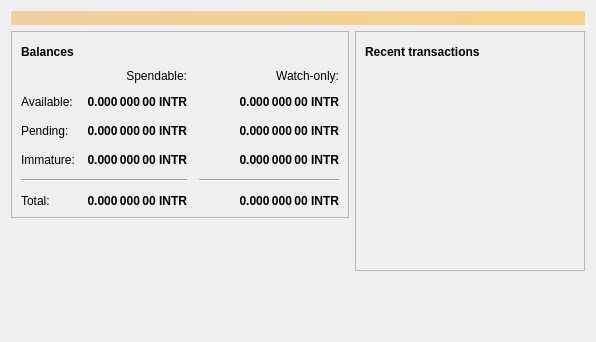
<?xml version="1.0" encoding="UTF-8"?>
<ui version="4.0">
 <class>OverviewPage</class>
 <widget class="QWidget" name="OverviewPage">
  <property name="geometry">
   <rect>
    <x>0</x>
    <y>0</y>
    <width>596</width>
    <height>342</height>
   </rect>
  </property>
  <property name="windowTitle">
   <string>Form</string>
  </property>
  <layout class="QVBoxLayout" name="topLayout">
   <item>
    <widget class="QLabel" name="labelAlerts">
     <property name="visible">
      <bool>false</bool>
     </property>
     <property name="styleSheet">
      <string notr="true">QLabel { background-color: qlineargradient(x1: 0, y1: 0, x2: 1, y2: 0, stop:0 #F0D0A0, stop:1 #F8D488); color:#000000; }</string>
     </property>
     <property name="wordWrap">
      <bool>true</bool>
     </property>
     <property name="margin">
      <number>3</number>
     </property>
     <property name="textInteractionFlags">
      <set>Qt::TextSelectableByMouse</set>
     </property>
    </widget>
   </item>
   <item>
    <layout class="QHBoxLayout" name="horizontalLayout" stretch="1,1">
     <item>
      <layout class="QVBoxLayout" name="verticalLayout_2">
       <item>
        <widget class="QFrame" name="frame">
         <property name="frameShape">
          <enum>QFrame::StyledPanel</enum>
         </property>
         <property name="frameShadow">
          <enum>QFrame::Raised</enum>
         </property>
         <layout class="QVBoxLayout" name="verticalLayout_4">
          <item>
           <layout class="QHBoxLayout" name="horizontalLayout_4">
            <item>
             <widget class="QLabel" name="label_5">
              <property name="font">
               <font>
                <weight>75</weight>
                <bold>true</bold>
               </font>
              </property>
              <property name="text">
               <string>Balances</string>
              </property>
             </widget>
            </item>
            <item>
             <widget class="QPushButton" name="labelWalletStatus">
              <property name="enabled">
               <bool>true</bool>
              </property>
              <property name="maximumSize">
               <size>
                <width>30</width>
                <height>16777215</height>
               </size>
              </property>
              <property name="toolTip">
               <string>The displayed information may be out of date. Your wallet automatically synchronizes with the Introveriumcoin network after a connection is established, but this process has not completed yet.</string>
              </property>
              <property name="text">
               <string/>
              </property>
              <property name="icon">
               <iconset resource="../bitcoin.qrc">
                <normaloff>:/icons/warning</normaloff>
                <disabledoff>:/icons/warning</disabledoff>:/icons/warning</iconset>
              </property>
              <property name="iconSize">
               <size>
                <width>24</width>
                <height>24</height>
               </size>
              </property>
              <property name="flat">
               <bool>true</bool>
              </property>
             </widget>
            </item>
            <item>
             <spacer name="horizontalSpacer_3">
              <property name="orientation">
               <enum>Qt::Horizontal</enum>
              </property>
              <property name="sizeHint" stdset="0">
               <size>
                <width>40</width>
                <height>20</height>
               </size>
              </property>
             </spacer>
            </item>
           </layout>
          </item>
          <item>
           <layout class="QGridLayout" name="gridLayout">
            <property name="spacing">
             <number>12</number>
            </property>
            <item row="2" column="2">
             <widget class="QLabel" name="labelWatchPending">
              <property name="font">
               <font>
                <weight>75</weight>
                <bold>true</bold>
               </font>
              </property>
              <property name="cursor">
               <cursorShape>IBeamCursor</cursorShape>
              </property>
              <property name="toolTip">
               <string>Unconfirmed transactions to watch-only addresses</string>
              </property>
              <property name="text">
               <string notr="true">0.000 000 00 INTR</string>
              </property>
              <property name="alignment">
               <set>Qt::AlignRight|Qt::AlignTrailing|Qt::AlignVCenter</set>
              </property>
              <property name="textInteractionFlags">
               <set>Qt::LinksAccessibleByMouse|Qt::TextSelectableByKeyboard|Qt::TextSelectableByMouse</set>
              </property>
             </widget>
            </item>
            <item row="2" column="1">
             <widget class="QLabel" name="labelUnconfirmed">
              <property name="font">
               <font>
                <weight>75</weight>
                <bold>true</bold>
               </font>
              </property>
              <property name="cursor">
               <cursorShape>IBeamCursor</cursorShape>
              </property>
              <property name="toolTip">
               <string>Total of transactions that have yet to be confirmed, and do not yet count toward the spendable balance</string>
              </property>
              <property name="text">
               <string notr="true">0.000 000 00 INTR</string>
              </property>
              <property name="alignment">
               <set>Qt::AlignRight|Qt::AlignTrailing|Qt::AlignVCenter</set>
              </property>
              <property name="textInteractionFlags">
               <set>Qt::LinksAccessibleByMouse|Qt::TextSelectableByKeyboard|Qt::TextSelectableByMouse</set>
              </property>
             </widget>
            </item>
            <item row="3" column="2">
             <widget class="QLabel" name="labelWatchImmature">
              <property name="font">
               <font>
                <weight>75</weight>
                <bold>true</bold>
               </font>
              </property>
              <property name="cursor">
               <cursorShape>IBeamCursor</cursorShape>
              </property>
              <property name="toolTip">
               <string>Mined balance in watch-only addresses that has not yet matured</string>
              </property>
              <property name="text">
               <string notr="true">0.000 000 00 INTR</string>
              </property>
              <property name="alignment">
               <set>Qt::AlignRight|Qt::AlignTrailing|Qt::AlignVCenter</set>
              </property>
              <property name="textInteractionFlags">
               <set>Qt::LinksAccessibleByMouse|Qt::TextSelectableByKeyboard|Qt::TextSelectableByMouse</set>
              </property>
             </widget>
            </item>
            <item row="4" column="0" colspan="2">
             <widget class="Line" name="line">
              <property name="orientation">
               <enum>Qt::Horizontal</enum>
              </property>
             </widget>
            </item>
            <item row="4" column="2">
             <widget class="Line" name="lineWatchBalance">
              <property name="sizePolicy">
               <sizepolicy hsizetype="Preferred" vsizetype="Fixed">
                <horstretch>0</horstretch>
                <verstretch>0</verstretch>
               </sizepolicy>
              </property>
              <property name="minimumSize">
               <size>
                <width>140</width>
                <height>0</height>
               </size>
              </property>
              <property name="orientation">
               <enum>Qt::Horizontal</enum>
              </property>
             </widget>
            </item>
            <item row="5" column="0">
             <widget class="QLabel" name="labelTotalText">
              <property name="text">
               <string>Total:</string>
              </property>
             </widget>
            </item>
            <item row="3" column="1">
             <widget class="QLabel" name="labelImmature">
              <property name="font">
               <font>
                <weight>75</weight>
                <bold>true</bold>
               </font>
              </property>
              <property name="cursor">
               <cursorShape>IBeamCursor</cursorShape>
              </property>
              <property name="toolTip">
               <string>Mined balance that has not yet matured</string>
              </property>
              <property name="text">
               <string notr="true">0.000 000 00 INTR</string>
              </property>
              <property name="alignment">
               <set>Qt::AlignRight|Qt::AlignTrailing|Qt::AlignVCenter</set>
              </property>
              <property name="textInteractionFlags">
               <set>Qt::LinksAccessibleByMouse|Qt::TextSelectableByKeyboard|Qt::TextSelectableByMouse</set>
              </property>
             </widget>
            </item>
            <item row="2" column="3">
             <spacer name="horizontalSpacer_2">
              <property name="orientation">
               <enum>Qt::Horizontal</enum>
              </property>
              <property name="sizeHint" stdset="0">
               <size>
                <width>40</width>
                <height>20</height>
               </size>
              </property>
             </spacer>
            </item>
            <item row="3" column="0">
             <widget class="QLabel" name="labelImmatureText">
              <property name="text">
               <string>Immature:</string>
              </property>
             </widget>
            </item>
            <item row="5" column="1">
             <widget class="QLabel" name="labelTotal">
              <property name="font">
               <font>
                <weight>75</weight>
                <bold>true</bold>
               </font>
              </property>
              <property name="cursor">
               <cursorShape>IBeamCursor</cursorShape>
              </property>
              <property name="toolTip">
               <string>Your current total balance</string>
              </property>
              <property name="text">
               <string notr="true">0.000 000 00 INTR</string>
              </property>
              <property name="alignment">
               <set>Qt::AlignRight|Qt::AlignTrailing|Qt::AlignVCenter</set>
              </property>
              <property name="textInteractionFlags">
               <set>Qt::LinksAccessibleByMouse|Qt::TextSelectableByKeyboard|Qt::TextSelectableByMouse</set>
              </property>
             </widget>
            </item>
            <item row="5" column="2">
             <widget class="QLabel" name="labelWatchTotal">
              <property name="font">
               <font>
                <weight>75</weight>
                <bold>true</bold>
               </font>
              </property>
              <property name="cursor">
               <cursorShape>IBeamCursor</cursorShape>
              </property>
              <property name="toolTip">
               <string>Current total balance in watch-only addresses</string>
              </property>
              <property name="text">
               <string notr="true">0.000 000 00 INTR</string>
              </property>
              <property name="alignment">
               <set>Qt::AlignRight|Qt::AlignTrailing|Qt::AlignVCenter</set>
              </property>
              <property name="textInteractionFlags">
               <set>Qt::LinksAccessibleByMouse|Qt::TextSelectableByKeyboard|Qt::TextSelectableByMouse</set>
              </property>
             </widget>
            </item>
            <item row="0" column="2">
             <widget class="QLabel" name="labelWatchonly">
              <property name="text">
               <string>Watch-only:</string>
              </property>
              <property name="alignment">
               <set>Qt::AlignRight|Qt::AlignTrailing|Qt::AlignVCenter</set>
              </property>
             </widget>
            </item>
            <item row="1" column="0">
             <widget class="QLabel" name="labelBalanceText">
              <property name="text">
               <string>Available:</string>
              </property>
             </widget>
            </item>
            <item row="1" column="1">
             <widget class="QLabel" name="labelBalance">
              <property name="font">
               <font>
                <weight>75</weight>
                <bold>true</bold>
               </font>
              </property>
              <property name="cursor">
               <cursorShape>IBeamCursor</cursorShape>
              </property>
              <property name="toolTip">
               <string>Your current spendable balance</string>
              </property>
              <property name="text">
               <string notr="true">0.000 000 00 INTR</string>
              </property>
              <property name="alignment">
               <set>Qt::AlignRight|Qt::AlignTrailing|Qt::AlignVCenter</set>
              </property>
              <property name="textInteractionFlags">
               <set>Qt::LinksAccessibleByMouse|Qt::TextSelectableByKeyboard|Qt::TextSelectableByMouse</set>
              </property>
             </widget>
            </item>
            <item row="1" column="2">
             <widget class="QLabel" name="labelWatchAvailable">
              <property name="font">
               <font>
                <weight>75</weight>
                <bold>true</bold>
               </font>
              </property>
              <property name="cursor">
               <cursorShape>IBeamCursor</cursorShape>
              </property>
              <property name="toolTip">
               <string>Your current balance in watch-only addresses</string>
              </property>
              <property name="text">
               <string notr="true">0.000 000 00 INTR</string>
              </property>
              <property name="alignment">
               <set>Qt::AlignRight|Qt::AlignTrailing|Qt::AlignVCenter</set>
              </property>
              <property name="textInteractionFlags">
               <set>Qt::LinksAccessibleByMouse|Qt::TextSelectableByKeyboard|Qt::TextSelectableByMouse</set>
              </property>
             </widget>
            </item>
            <item row="2" column="0">
             <widget class="QLabel" name="labelPendingText">
              <property name="text">
               <string>Pending:</string>
              </property>
             </widget>
            </item>
            <item row="0" column="1">
             <widget class="QLabel" name="labelSpendable">
              <property name="text">
               <string>Spendable:</string>
              </property>
              <property name="alignment">
               <set>Qt::AlignRight|Qt::AlignTrailing|Qt::AlignVCenter</set>
              </property>
             </widget>
            </item>
           </layout>
          </item>
         </layout>
        </widget>
       </item>
       <item>
        <spacer name="verticalSpacer">
         <property name="orientation">
          <enum>Qt::Vertical</enum>
         </property>
         <property name="sizeHint" stdset="0">
          <size>
           <width>20</width>
           <height>40</height>
          </size>
         </property>
        </spacer>
       </item>
      </layout>
     </item>
     <item>
      <layout class="QVBoxLayout" name="verticalLayout_3">
       <item>
        <widget class="QFrame" name="frame_2">
         <property name="frameShape">
          <enum>QFrame::StyledPanel</enum>
         </property>
         <property name="frameShadow">
          <enum>QFrame::Raised</enum>
         </property>
         <layout class="QVBoxLayout" name="verticalLayout">
          <item>
           <layout class="QHBoxLayout" name="horizontalLayout_2">
            <item>
             <widget class="QLabel" name="label_4">
              <property name="font">
               <font>
                <weight>75</weight>
                <bold>true</bold>
               </font>
              </property>
              <property name="text">
               <string>Recent transactions</string>
              </property>
             </widget>
            </item>
            <item>
             <widget class="QPushButton" name="labelTransactionsStatus">
              <property name="enabled">
               <bool>true</bool>
              </property>
              <property name="maximumSize">
               <size>
                <width>30</width>
                <height>16777215</height>
               </size>
              </property>
              <property name="toolTip">
               <string>The displayed information may be out of date. Your wallet automatically synchronizes with the Introveriumcoin network after a connection is established, but this process has not completed yet.</string>
              </property>
              <property name="text">
               <string/>
              </property>
              <property name="icon">
               <iconset resource="../bitcoin.qrc">
                <normaloff>:/icons/warning</normaloff>
                <disabledoff>:/icons/warning</disabledoff>:/icons/warning</iconset>
              </property>
              <property name="iconSize">
               <size>
                <width>24</width>
                <height>24</height>
               </size>
              </property>
              <property name="flat">
               <bool>true</bool>
              </property>
             </widget>
            </item>
            <item>
             <spacer name="horizontalSpacer">
              <property name="orientation">
               <enum>Qt::Horizontal</enum>
              </property>
              <property name="sizeHint" stdset="0">
               <size>
                <width>40</width>
                <height>20</height>
               </size>
              </property>
             </spacer>
            </item>
           </layout>
          </item>
          <item>
           <widget class="QListView" name="listTransactions">
            <property name="styleSheet">
             <string notr="true">QListView { background: transparent; }</string>
            </property>
            <property name="frameShape">
             <enum>QFrame::NoFrame</enum>
            </property>
            <property name="verticalScrollBarPolicy">
             <enum>Qt::ScrollBarAlwaysOff</enum>
            </property>
            <property name="horizontalScrollBarPolicy">
             <enum>Qt::ScrollBarAlwaysOff</enum>
            </property>
            <property name="selectionMode">
             <enum>QAbstractItemView::NoSelection</enum>
            </property>
           </widget>
          </item>
         </layout>
        </widget>
       </item>
       <item>
        <spacer name="verticalSpacer_2">
         <property name="orientation">
          <enum>Qt::Vertical</enum>
         </property>
         <property name="sizeHint" stdset="0">
          <size>
           <width>20</width>
           <height>40</height>
          </size>
         </property>
        </spacer>
       </item>
      </layout>
     </item>
    </layout>
   </item>
  </layout>
 </widget>
 <resources/>
 <connections/>
</ui>
